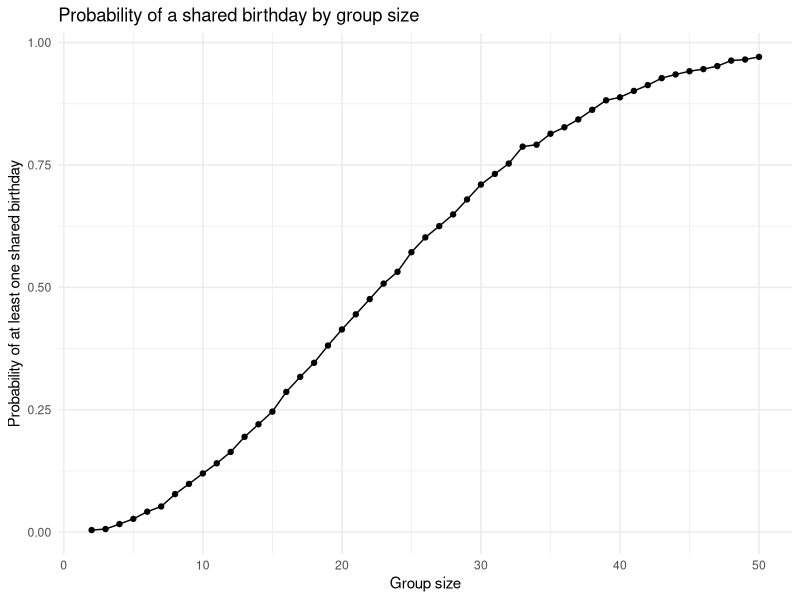

R code for this plot:
## ---- chunk 1
library(tidyverse)

knitr::opts_chunk$set(
  fig.width = 6,
  fig.asp = .6,
  out.width = "90%"
)

theme_set(theme_minimal() + theme(legend.position = "bottom"))

options(
  ggplot2.continuous.colour = "viridis",
  ggplot2.continuous.fill = "viridis"
)

scale_colour_discrete = scale_colour_viridis_d
scale_fill_discrete = scale_fill_viridis_d
## ---- chunk 2
library(tidyverse)

set.seed(1236)
## ---- chunk 3
birthday_repeated = function(n_people) {

  if (!is.numeric(n_people)) {
    stop("n_people must be numeric")
  } else if (n_people < 2) {
    stop("n_people should be 2 or more")
  }

  birthdays = sample(1:365, size = n_people, replace = TRUE)

  repeated = length(unique(birthdays)) < n_people

  repeated

}
## ---- chunk 4
birthday_results_df =
  expand_grid(
    n_people = 2:50,
    iter = 1:10000
  ) |>
  mutate(
    repeated = map_lgl(n_people, birthday_repeated)
  ) |>
  group_by(n_people) |>
  summarize(prob_repeat = mean(repeated))
## ---- chunk 5
birthday_results_df |>
  ggplot(aes(x = n_people, y = prob_repeat)) +
  geom_point() +
  geom_line() +
  labs(
    title = "Probability of a shared birthday by group size",
    x = "Group size",
    y = "Probability of at least one shared birthday"
  )
## ---- chunk 6
n_half =
  birthday_results_df |>
  filter(prob_repeat > 0.5) |>
  pull(n_people) |>
  min()

prob_50 =
  birthday_results_df |>
  filter(n_people == 50) |>
  pull(prob_repeat)
